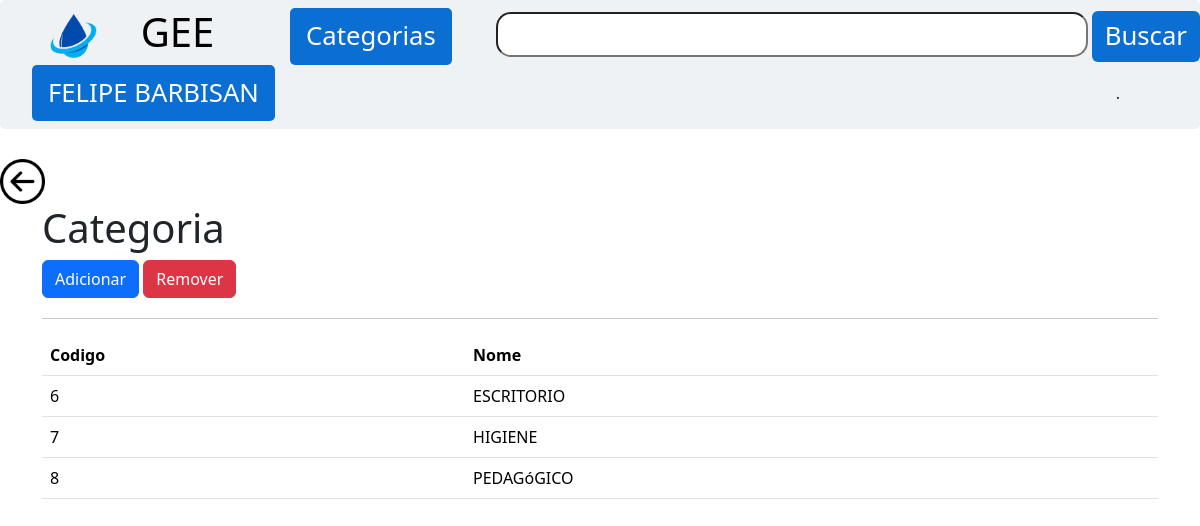
Page /pageAdm/Categoria/categoriaAdm.php (signed in) on the earlier database version.
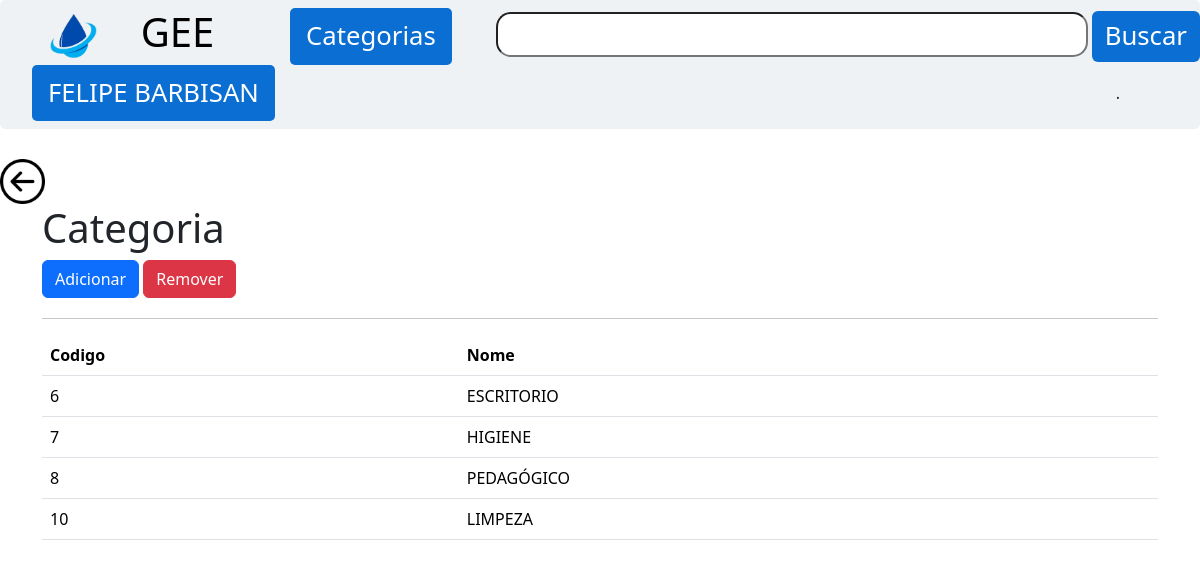
Same page on the later database version.
### tables this page shows
CREATE TABLE `categoria` (
  `cat_cod` int(11) NOT NULL,
  `cat_nome` varchar(25) NOT NULL,
  `cat_IsActive` bit(1) NOT NULL
);

### pageAdm/Categoria/categoriaAdm.php (the view, shortened to what this page needs)
<?php
include_once ("../../navBar.php");
?>
<a href='../adm.php' class="btn_voltar"> <img src="\Prj_GEE/img/seta_voltar.png" width="45em"> </a>
<div class="container">
<h1>Categoria</h1>
<a href="formInCat.php" class="btn btn-primary">Adicionar</a>
    <a href="formReCat.php" class="btn btn-danger">Remover</a>
    <body class="BodyTable">
        <div class="containerTable">
            <table class="table">
                <thead>
                    <tr>
                        <th scope="col" class="alinhamento">Codigo</th>
                    <th scope="col" class="alinhamento">Nome</th>
                </tr>
            </thead>
        <tbody>
            <?php
                    $slq = mysqli_query($conexao, "SELECT * FROM categoria");
                    while ($lista = mysqli_fetch_array($slq)) {
                        if ($lista['cat_IsActive'] == true) {
                            ?>
                            <tr>
                                <td><?php echo $lista['cat_cod']; ?></td>
                            <td><?php echo $lista['cat_nome']; ?></td>
                        </tr>
                    <?php }
                    }
                    echo "<hr> ";
                            ?>
                </tbody>
            </table>
        </div>
    </div>

Differences in the rows shown:
changed categoria id 8: cat_nome "PEDAGóGICO" → "PEDAGÓGICO"
now on this page (row edited): categoria: cat_cod "10", cat_nome "LIMPEZA"
